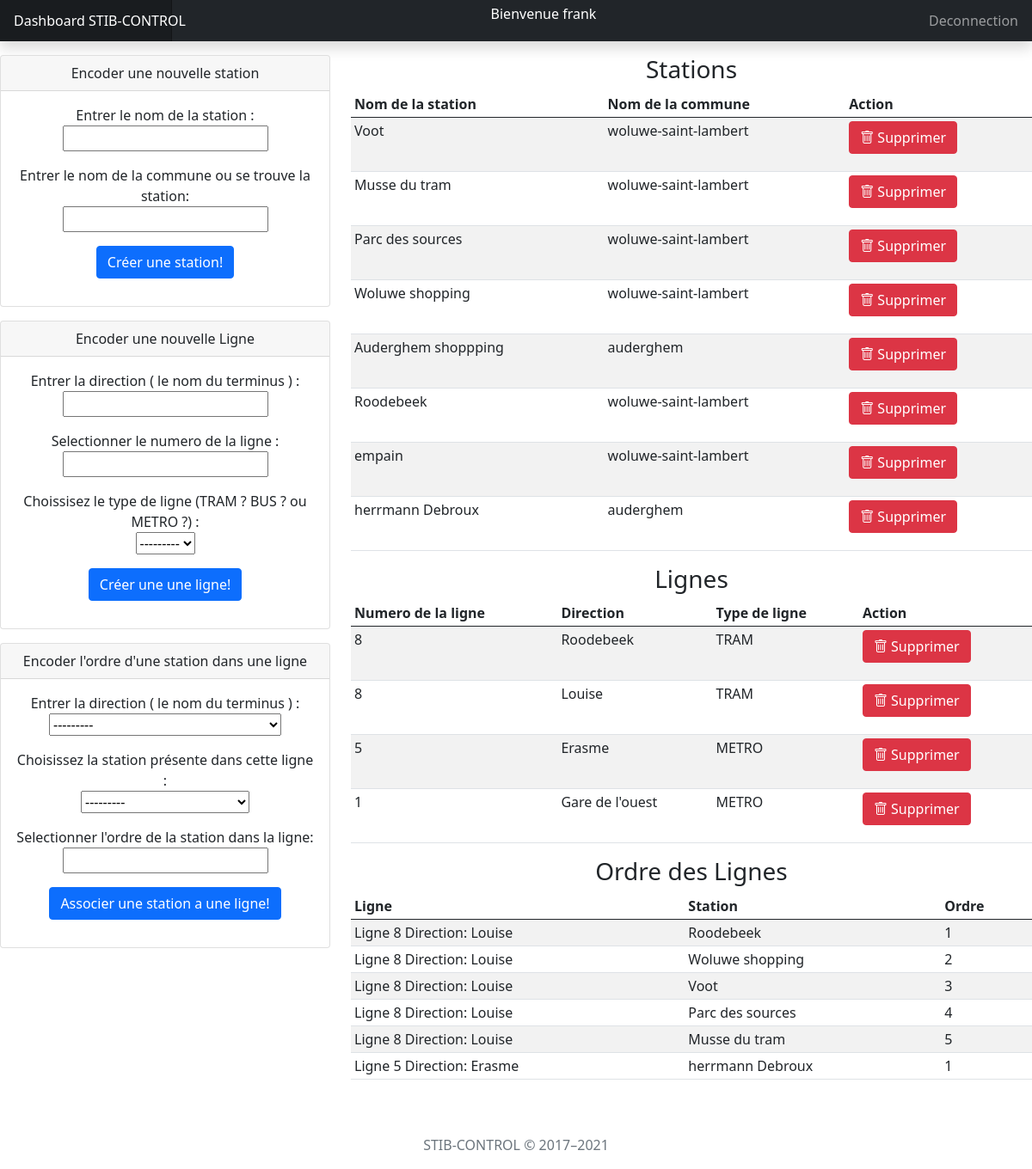
Screenshot of /dashboard/ (signed in) with the database file from the repository.
### stibapp/models.py (models this page shows, shortened)
class Station(models.Model):
    station_name = models.fields.CharField(max_length=50)
    locality = models.fields.CharField(max_length=50)
    def __str__(self):
        return self.station_name

class Line(models.Model):
    class Category(models.TextChoices):
        TRAM = 'TRAM'
        BUS = 'BUS'
        METRO = 'METRO'
    direction = models.fields.CharField(max_length=50)
    number = models.fields.PositiveIntegerField()
    category = models.fields.CharField(choices=Category.choices, max_length=5)
    def __str__(self):
        return 'Ligne ' + str(self.number) + ' Direction: ' + self.direction

class StationOrder(models.Model):
    line = models.ForeignKey(Line, on_delete=models.CASCADE)
    station = models.ForeignKey(Station, on_delete=models.CASCADE)
    order = models.fields.PositiveIntegerField()

### stibapp/views.py (the view)
# urls.py: path('dashboard/', views.dashboard, name="dashboard"),
def dashboard(request):
    sform = StationForm(request.POST)
    lform = LineForm(request.POST)
    oform = StationOrderForm(request.POST)
    blankforms = {'sform': StationForm(), 'lform': LineForm(),
                  'oform': StationOrderForm()}
    blankforms['lines'] = Line.objects.all()
    blankforms['stations'] = Station.objects.all()
    blankforms['stationorders'] = StationOrder.objects.order_by(
        'line', 'order').all()
    blankforms['pseudo'] = request.session['pseudo']
    if request.method == 'POST':
        if request.POST.get('station_name'):
            if len(Station.objects.filter(station_name=request.POST.get('station_name'))) == 1:
                blankforms['station_error_message'] = 'la station que vous essayé de creer existe déja'
                return render(request, 'stibapp/dashboard.html', blankforms)
            else:
                sform.save()
                blankforms['station_created'] = 'Station crée avec succès'
                return render(request, 'stibapp/dashboard.html', blankforms)
        elif request.POST.get('direction'):
            direction = request.POST.get('direction')
            number = request.POST.get('number')
            if len(Line.objects.filter(direction=direction).filter(number=number)) == 1:
                blankforms['line_error_message'] = 'la ligne que vous essayé de creer existe déja'
                return render(request, 'stibapp/dashboard.html', blankforms)
            else:
                lform.save()
                blankforms['line_created'] = 'ligne crée avec succès'
                return render(request, 'stibapp/dashboard.html', blankforms)
        else:
            line = Line.objects.filter(pk=request.POST.get('line'))
            station = Station.objects.filter(pk=request.POST.get('station'))
            stationorder = StationOrder.objects.filter(
                line=line[0]).filter(station=station[0])
            if len(stationorder) == 1:
                blankforms['stationorder_error_message'] = "la station que vous voulez enregistrer existe déja l'ordre sera simplement modifiée "
                StationOrderForm(request.POST, instance=stationorder[0]).save()
                return render(request, 'stibapp/dashboard.html', blankforms)
            else:
                oform.save()
                blankforms['station_order_created'] = 'Ordre de station ajouté'
                return render(request, 'stibapp/dashboard.html', blankforms)
    else:
        return render(request, 'stibapp/dashboard.html', blankforms)

### stibapp/forms.py
class StationForm(forms.ModelForm):
    class Meta:
        model = Station
        fields = '__all__'
        labels = {
            'station_name': _('Entrer le nom de la station '),
            'locality': _('Entrer le nom de la commune ou se trouve la station'),
        }

class LineForm(forms.ModelForm):
    class Meta:
        model = Line
        fields = '__all__'
        labels = {
            'direction': _('Entrer la direction ( le nom du terminus ) '),
            'category': _('Choissisez le type de ligne (TRAM ? BUS ? ou METRO ?)  '),
            'number': _('Selectionner le numero de la ligne ')
        }

### stibapp/templates/stibapp/dashboard.html (shortened to what this page needs)
{% extends 'stibapp/base.html' %} {% block content %}{% load static %}
<header class="navbar navbar-dark bg-dark flex-md-nowrap p-0 shadow ">
  <a class="navbar-brand col-md-3 col-lg-2 me-0 px-3" href="{% url 'home' %}">  Dashboard STIB-CONTROL </a>
  <p class="text-white">Bienvenue {{pseudo}}</p>
  <div class="navbar-nav">
    <div class="nav-item text-nowrap">
      <a class="nav-link px-3" href="{% url 'home' %}">Deconnection</a>
    </div>
  </div>
</header>
<div class="row  text-center mt-3">
    <div class="col-md-4 themed-grid-col">
      <div class="card mb-3">
        <div class="card-header">
          Encoder  une nouvelle station
        </div>
        <div class="card-body ">
          <form action="" method="post">
              {% csrf_token %} {{ sform.as_p }}
            <button type="submit" class="btn btn-primary">Créer une station!</button>
          </form>
        </div>
      </div>
      <div class="card mb-3">
        <div class="card-header">
          Encoder une nouvelle Ligne
        </div>
        <div class="card-body">
          <form action="" method="post">
            {% csrf_token %} {{ lform.as_p }}
            <button type="submit" class="btn btn-primary">Créer une une ligne!</button>
          </form>
        </div>
      </div>
      <div class="card mb-3">
        <div class="card-header">
          Encoder l'ordre d'une station dans une ligne
        </div>
        <div class="card-body">
          <form action="" method="post">
            {% csrf_token %} {{ oform.as_p }}
            <button type="submit" class="btn btn-primary">Associer une station a une ligne!</button>
          </form>
        </div>
      </div>
  </div>
  <div class="col-md-8 themed-grid-col">
      <h3>Stations</h3>
      <div class="table-responsive">
        <table class="table table-striped table-sm">
          <thead>
            <tr>
              <th>Nom de la station </th>
              <th>Nom de la commune </th>
              <th>Action</th>
            </tr>
          </thead>
          <tbody>
            {% for station in stations %}
            <tr>
                <td>{{station.station_name}}</td>
                <td>{{station.locality}}</td>
                <td>
                  <form action="{% url 'delete-station' station.id %}" method="post">
                    <button type="submit" class="btn btn-danger"> <i class="bi bi-trash" ></i> Supprimer</button>
                  </form>
                </td>
            </tr>
            {% endfor %}
          </tbody>
        </table>
      </div>
      <h3> Lignes</h3>
      <div class="table-responsive">
        <table class="table table-striped table-sm">
          <thead>
            <tr>
              <th>Numero de la ligne </th>
              <th> Direction </th>
              <th>Type de ligne </th>
              <th>Action</th>
            </tr>
          </thead>
          <tbody>
              {% for line in lines %}
              <tr>
                  <td>{{line.number}}</td>
                  <td>{{line.direction}}</td>
                  <td>{{line.category}}</td>
                  <td>
                    <form action="{% url 'delete-line' line.id %}" method="post">
                      <button type="submit" class="btn btn-danger"><i class="bi bi-trash" ></i> Supprimer</button>
                    </form>
                  </td>
              </tr>
              {% endfor %}
          </tbody>
        </table>
      </div>
      <h3>Ordre des Lignes</h3>
      <div class="table-responsive">
        <table class="table table-striped table-sm">
          <thead>
              <tr>
                  <th>Ligne</th>
                  <th>Station</th>
                  <th>Ordre</th>
              </tr>
          </thead>
          <tbody>
              {% for stationorder in stationorders %}
              <tr>
                  <td >{{stationorder.line}}</td>
                  <td>{{stationorder.station}}</td>
                  <td>{{stationorder.order}}</td>
              </tr>
              {% endfor %}
          </tbody>
        </table>
      </div>
  </div>
</div>
{% endblock %}

### stibapp/templates/stibapp/base.html (shortened to what this page needs)
{% load static %}
<html>
  <head>
    <link rel="stylesheet" href="{% static 'stibapp/styles.css' %}" />
    <link rel="stylesheet" href="{% static 'stibapp/assets/dist/css/bootstrap.min.css' %}"/>
    <link rel="stylesheet" href="https://cdn.jsdelivr.net/npm/bootstrap-icons@1.10.3/font/bootstrap-icons.css">
  </head>
  <body class="text-center">
    {% block content %} {% endblock %}
    <p class="mt-5 mb-3 text-muted"> STIB-CONTROL &copy; 2017–2021</p>
  </body>
</html>

### stibapp/templates/stibapp/dashboard.html (style rules this page uses)
.navbar-brand { padding-top: .75rem; padding-bottom: .75rem; font-size: 1rem; background-color: rgba(0, 0, 0, .25); box-shadow: inset -1px 0 0 rgba(0, 0, 0, .25); }

### rows the page displays
Station: station_name "Voot", locality "woluwe-saint-lambert"
Station: station_name "Musse du tram", locality "woluwe-saint-lambert"
Station: station_name "Parc des sources", locality "woluwe-saint-lambert"
Station: station_name "Woluwe shopping", locality "woluwe-saint-lambert"
Station: station_name "Auderghem shoppping", locality "auderghem"
Station: station_name "Roodebeek", locality "woluwe-saint-lambert"
Station: station_name "empain", locality "woluwe-saint-lambert"
Station: station_name "herrmann Debroux", locality "auderghem"
Line: number "8", direction "Roodebeek", category "TRAM"
Line: number "8", direction "Louise", category "TRAM"
Line: number "5", direction "Erasme", category "METRO"
Line: number "1", direction "Gare de l'ouest", category "METRO"
StationOrder: line "Ligne 8 Direction: Louise", station "Roodebeek", order "1"
StationOrder: line "Ligne 8 Direction: Louise", station "Woluwe shopping", order "2"
StationOrder: line "Ligne 8 Direction: Louise", station "Voot", order "3"
StationOrder: line "Ligne 8 Direction: Louise", station "Parc des sources", order "4"
StationOrder: line "Ligne 8 Direction: Louise", station "Musse du tram", order "5"
StationOrder: line "Ligne 5 Direction: Erasme", station "herrmann Debroux", order "1"

### other values shown
{{ pseudo }} "frank"
